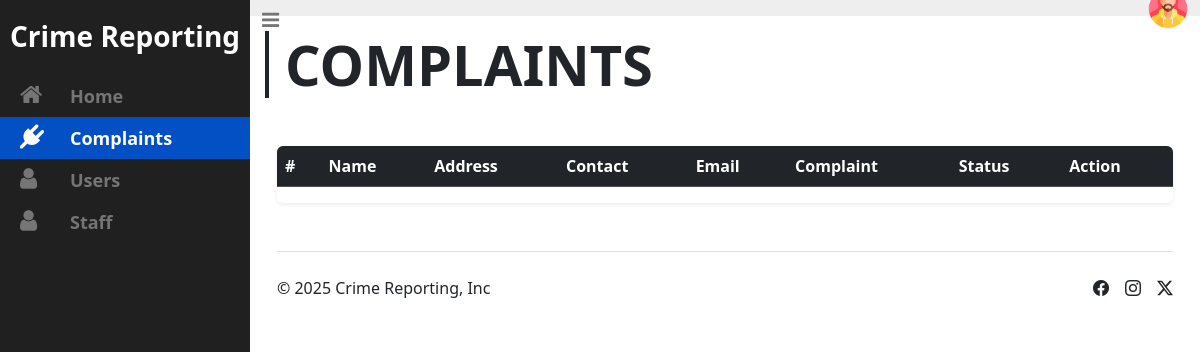
/Admin/pages/admin-complaint.php (signed in), run on an earlier commit of the app's database.
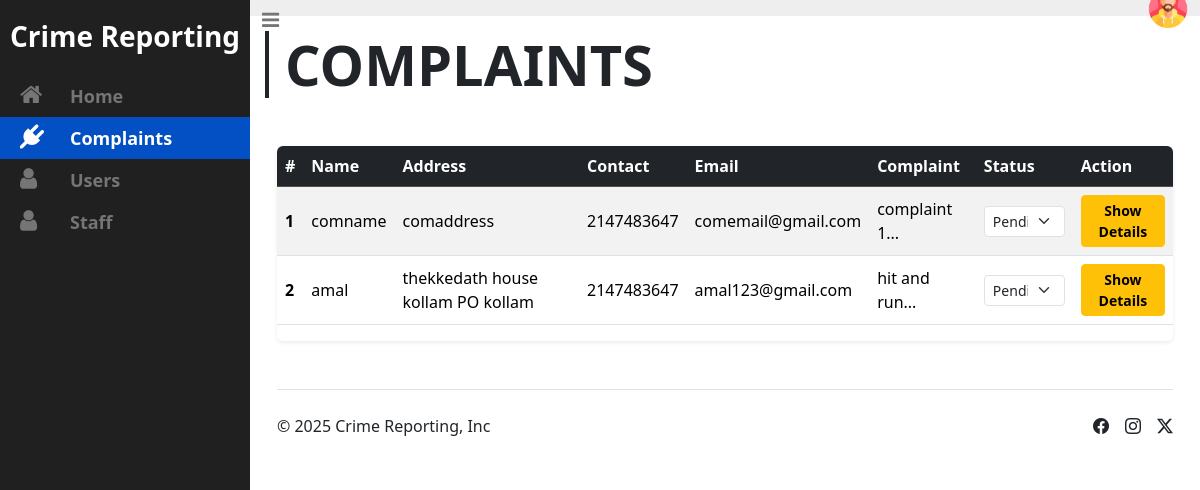
And on a later commit of the database.
### tables this page shows
CREATE TABLE `complaint` (
  `com_id` int(11) NOT NULL,
  `com_name` varchar(30) NOT NULL,
  `com_address` varchar(60) NOT NULL,
  `com_contact` int(10) NOT NULL,
  `com_email` varchar(20) NOT NULL,
  `com_password` varchar(20) NOT NULL,
  `com_complaint` varchar(20) NOT NULL,
  `com_img` varchar(100) NOT NULL,
  `com_video` varchar(100) NOT NULL,
  `com_audio` varchar(100) NOT NULL
);

### Admin/pages/admin-complaint.php (the view, shortened to what this page needs)
<?php
include './connect.php';
?>
<!DOCTYPE html>
<html lang="en">
<head>
  <link rel="stylesheet" href="../static/admin.css">
  <link rel="stylesheet" href="https://cdn.jsdelivr.net/npm/bootstrap-icons@1.11.3/font/bootstrap-icons.min.css">
  <link href="https://cdn.jsdelivr.net/npm/bootstrap@5.3.3/dist/css/bootstrap.min.css" rel="stylesheet">
  <link rel="stylesheet" href="https://maxcdn.bootstrapcdn.com/font-awesome/4.7.0/css/font-awesome.min.css">
</head>
<body>
  <div id="wrapper">
    <aside id="sidebar-wrapper">
      <div class="sidebar-brand">
        <h2>
          <div class="fs-3 fw-semibold">Crime Reporting</div>
        </h2>
      </div>
      <ul class="sidebar-nav">
        <li><a href="./admin-home.php"><i class="fa fa-home"></i>Home</a></li>
        <li class="active"><a href="./admin-complaint.php"><i class="fa fa-plug"></i>Complaints</a></li>
        <li><a href="./admin-user.php"><i class="fa fa-user"></i>Users</a></li>
        <li><a href="./admin-staff.php"><i class="fa fa-user"></i>Staff</a></li>
      </ul>
    </aside>
    <div id="navbar-wrapper">
      <nav class="navbar navbar-inverse">
        <div class="container-fluid justify-content-between">
          <div class="navbar-header position-absolute top-0">
            <a href="#" class="navbar-brand" id="sidebar-toggle"><i class="fa fa-bars"></i></a>
          </div>
          <div class="d-flex align-items-center position-absolute end-0">
            <button class="btn rounded-circle border-0" data-bs-toggle="dropdown" aria-expanded="false">
              <img src="../static/user.png" alt="" width="40">
            </button>
          </div>
        </div>
      </nav>
    </div>
    <section id="content-wrapper">
      <div class="row">
        <div class="col-lg-12">
          <h2 class="content-title display-4 fw-semibold border-start px-3 border-4 border-dark">COMPLAINTS</h2>
          <div class="container my-5">
            <div class="table-responsive shadow-sm rounded-2">
              <table class="table table-striped table-hover align-middle">
                <thead class="table-dark">
                  <tr>
                    <th>#</th>
                    <th>Name</th>
                    <th>Address</th>
                    <th>Contact</th>
                    <th>Email</th>
                    <th>Complaint</th>
                    <th>Status</th>
                    <th>Action</th>
                  </tr>
                </thead>
                <tbody>
                  <?php
                  $sql = mysqli_query($conn, "SELECT * FROM complaint ORDER BY com_id");
                  $serialNo = 1;
                  while ($row = mysqli_fetch_assoc($sql)) {
                    $com_id = $row['com_id'];
                    $com_name = $row['com_name'];
                    $com_address = $row['com_address'];
                    $com_contact = $row['com_contact'];
                    $com_email = $row['com_email'];
                    $com_complaint = $row['com_complaint'];
                    $com_status = $row['com_status'];
                  ?>
                    <tr>
                      <th scope="row"><?php echo $serialNo++; ?></th>
                      <td><?php echo $com_name; ?></td>
                      <td><?php echo $com_address; ?></td>
                      <td><?php echo $com_contact; ?></td>
                      <td><?php echo $com_email; ?></td>
                      <td><?php echo substr($com_complaint, 0, 40) . '...'; ?></td>
                      <td>
                        <select class="form-select form-select-sm status-dropdown"
                          data-id="<?php echo $com_id; ?>">
                          <option value="Pending" <?php if ($com_status == 'Pending') echo 'selected'; ?>>Pending</option>
                        </select>
                      </td>
                      <td>
                        <button class="btn btn-sm btn-warning fw-semibold" data-bs-toggle="modal" data-bs-target="#detailsModal<?php echo $com_id; ?>">
                          Show Details
                        </button>
                      </td>
                    </tr>
                  <?php } ?>
                </tbody>
              </table>
            </div>
          </div>
        </div>
      </div>
      <div class="container-fluid">
        <footer class="d-flex flex-wrap justify-content-between align-items-center py-4 border-top">
          <div class="col-md-4 d-flex align-items-center">
            <span class="mb-3 mb-md-0 text-dark">&copy; 2025 Crime Reporting, Inc</span>
          </div>
          <ul class="nav col-md-4 justify-content-end list-unstyled d-flex">
            <li class="ms-3"><a class="text-dark" href="#"><i class="bi bi-facebook"></i></a></li>
            <li class="ms-3"><a class="text-dark" href="#"><i class="bi bi-instagram"></i></a></li>
            <li class="ms-3"><a class="text-dark" href="#"><i class="bi bi-twitter-x"></i></a></li>
          </ul>
        </footer>
      </div>
    </section>
  </div>
</body>
</html>

What changed in the data, as far as the page shows it:
added complaint: com_name "comname", com_address "comaddress", com_contact "2147483647", com_email "comemail@gmail.com", com_complaint "complaint 1", com_id "Pending"
added complaint: com_name "amal", com_address "thekkedath house kollam PO kollam", com_contact "2147483647", com_email "amal123@gmail.com", com_complaint "hit and run", com_id "Pending"
